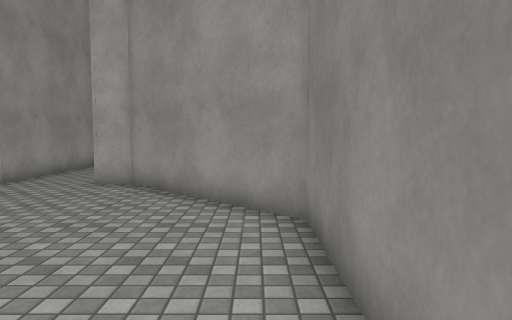
[1] (above)

14 first-person views from a walk through a 3-D level made in the Unity game engine. The camera is 1.4 m above the floor, tilts 4° down and sees 70° across. The floor is counted in squares, 1 m on a side. Each view is taken from the middle of a square. On the plan, view 1 faces up. The plan holds only what a view shows up to about 16 squares ahead; the rest is blank. The place goes on beyond the plan. The player is left out. Surface patterns are stand-ins for the level's own textures.

[2]
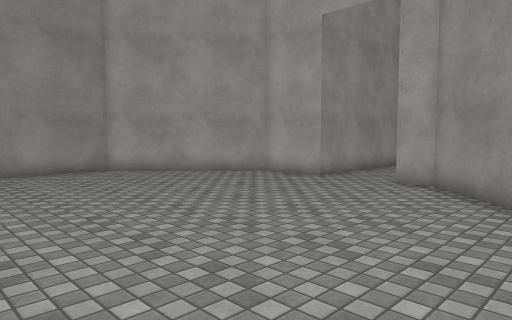

[3]
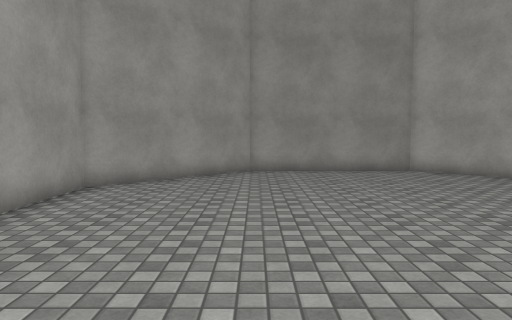

[4]
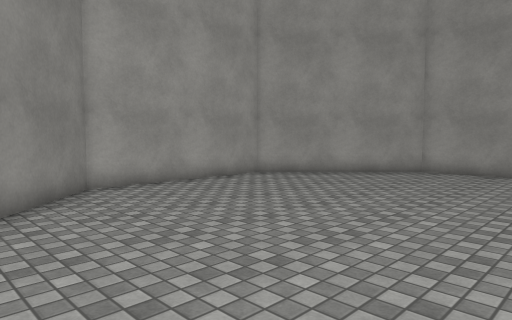

[5]
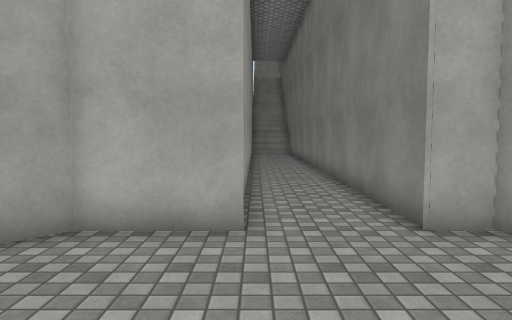

[6]
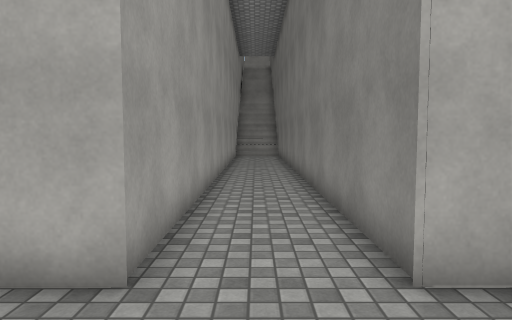

[7]
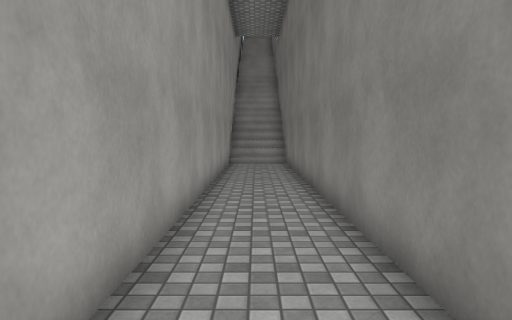

[8]
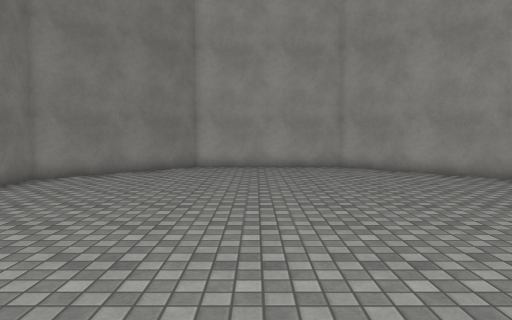

[9]
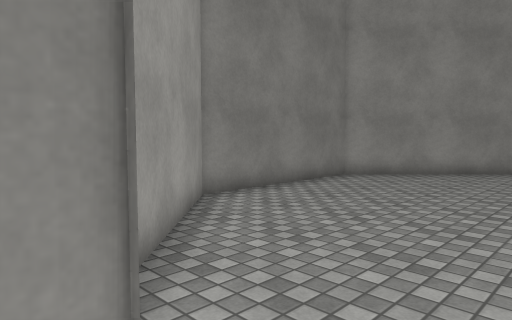

[10]
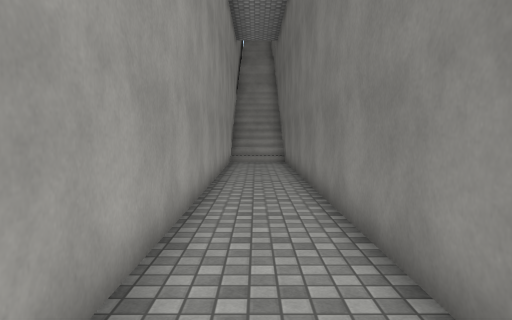

[11]
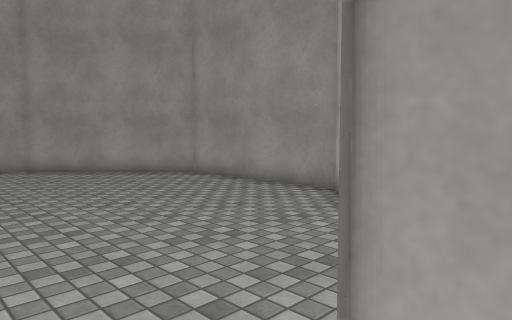

[12]
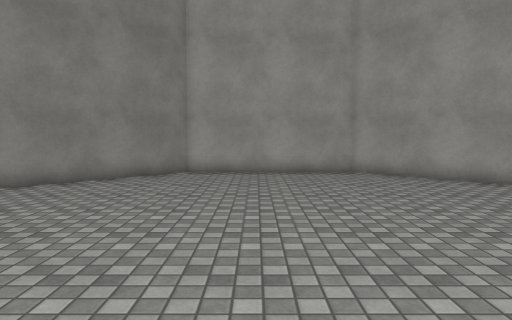

[13]
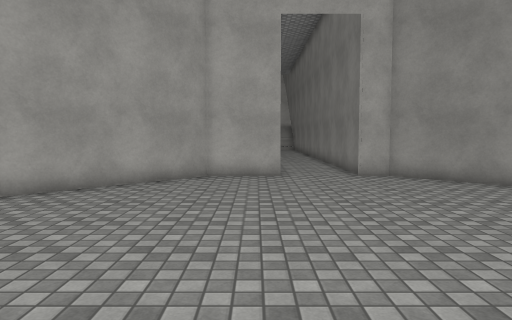

[14]
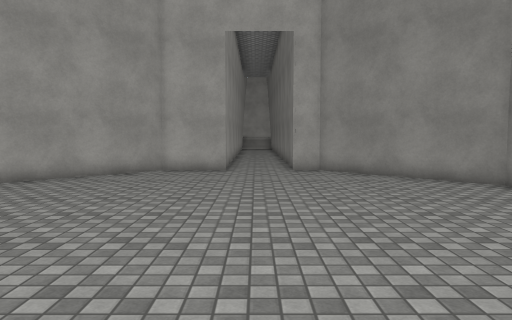

### Floor plan
Points are (right, up) in squares from view 1. A wall is a line through its corners. A room is listed if a view was taken in it or the views show most of it. See-through windows are left out.
Room 1 (views 1, 2, 3, 4, 5, 6, 7, 8, 9, 10, 11, 12, 13, 14)
walls: (-7.3, 25.5) (-7.3, 10.3) (-9.6, 10.3) (-14, 5.9) (-13.9, -0.2) (-9.6, -4.5) (-3.5, -4.5) (0.8, -0.2) (0.8, 5.9) (-3.5, 10.3) (-4.5, 10.3) (-4.5, 25.5)

Positions as (right, up) in squares from view 1, and headings:
1: (0, 0), facing up
2: (0, 0), facing up-left
3: (0, 0), facing left
4: (0, 5), facing down-left
5: (-7, 5), facing up
6: (-6, 7), facing up
7: (-6, 13), facing up
8: (-6, 11), facing down
9: (-6, 11), facing down-right
10: (-6, 12), facing up
11: (-6, 11), facing down-left
12: (-6, 9), facing down
13: (-8, -2), facing up
14: (-6, -4), facing up
